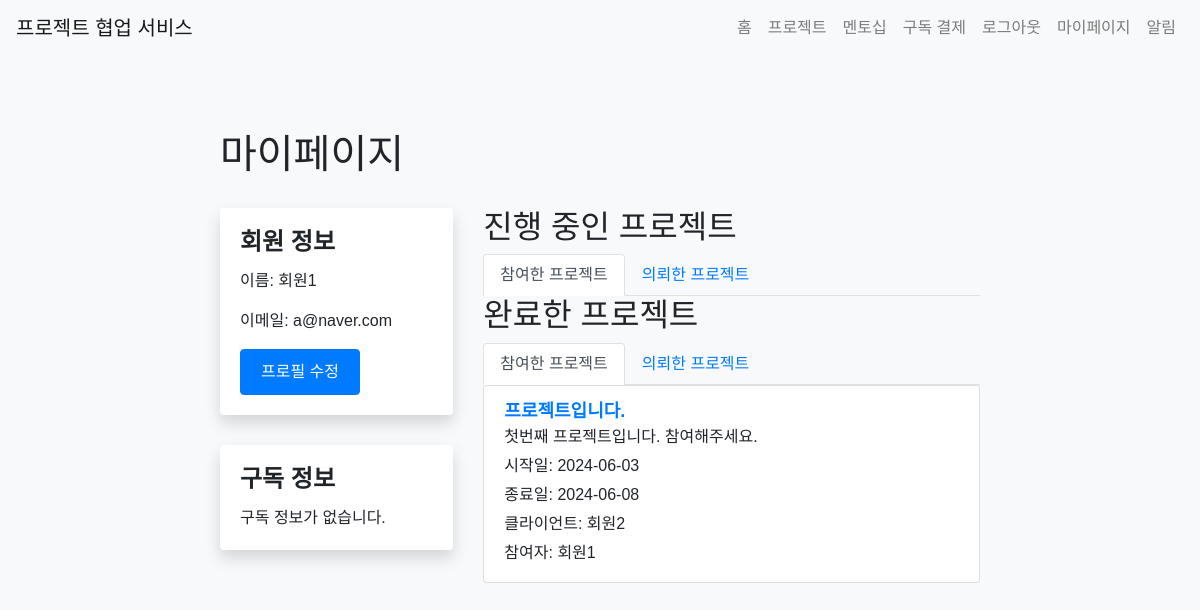
/mypage/ (signed in), run on an earlier commit of the app's database.
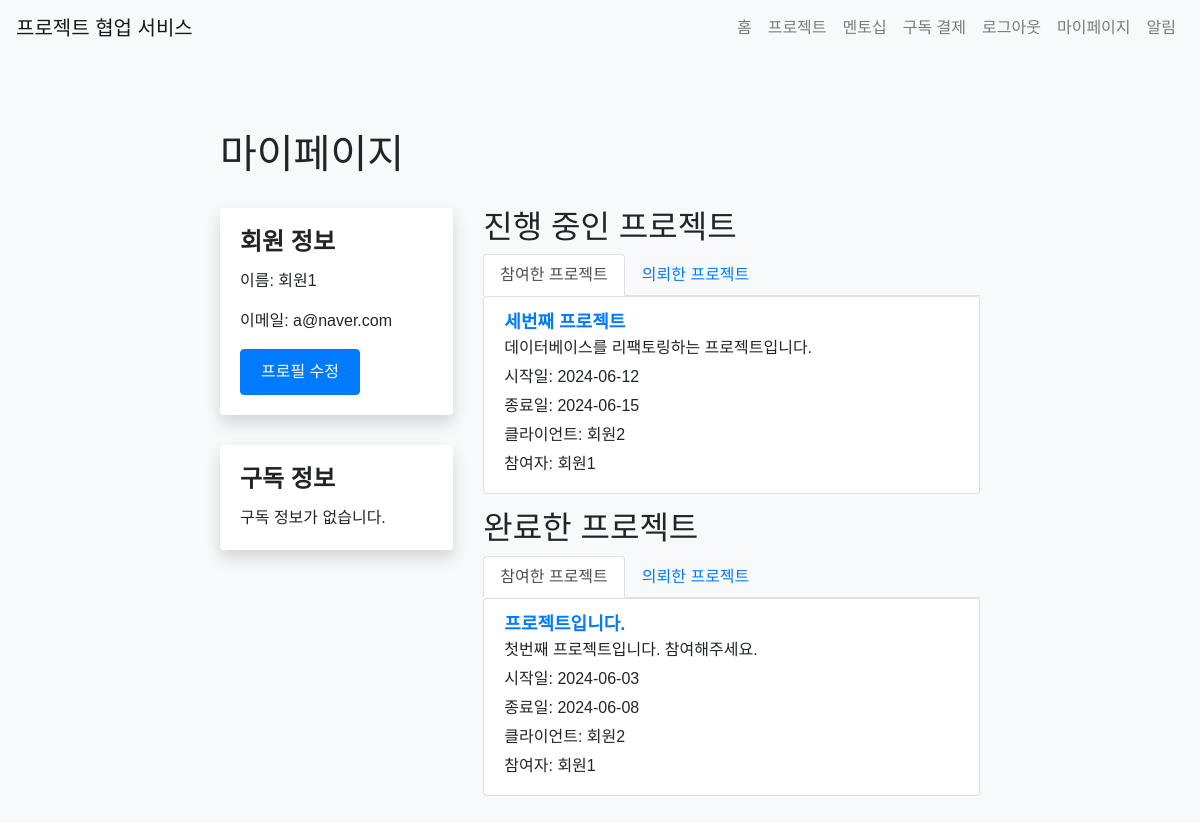
And on a later commit of the database.
### app/models.py (models this page shows)
class User(UserMixin, db.Model):
    id = db.Column(db.Integer, primary_key=True)
    name = db.Column(db.String(100), nullable=False)
    email = db.Column(db.String(120), unique=True, nullable=False)
    password = db.Column(db.String(255), nullable=False)
    bio = db.Column(db.Text)
    chat_rooms = db.relationship('ChatRoom', secondary='chat_room_participant', back_populates='participants', overlaps="chat_room_participants")
    chat_room_participants = db.relationship('ChatRoomParticipant', back_populates='user', overlaps="chat_rooms,participants")
    notifications = db.relationship('Notification', back_populates='user', lazy=True)
    projects = db.relationship('Project', secondary='project_participant', back_populates='participants', overlaps="project_participants")
    subscription = db.relationship('Subscription', back_populates='subscriber', uselist=False)
    created_projects = db.relationship('Project', back_populates='client', lazy=True, foreign_keys='Project.client_id')
    mentees = db.relationship('User',
                              secondary=mentorship_mentor,
                              primaryjoin=(mentorship_mentor.c.mentor_id == id),
                              secondaryjoin=(mentorship_mentor.c.mentee_id == id),
                              backref=db.backref('mentors', lazy='dynamic'),
                              lazy='dynamic')
    pending_mentees = db.relationship('User',
                                    secondary=mentorship_mentee,
                                    primaryjoin=(mentorship_mentee.c.mentor_id == id),
                                    secondaryjoin=(mentorship_mentee.c.mentee_id == id),
                                    backref=db.backref('pending_mentors', lazy='dynamic'),
                                    lazy='dynamic')
    project_participants = db.relationship('ProjectParticipant', back_populates='user', lazy=True, overlaps="projects")

class Project(db.Model):
    id = db.Column(db.Integer, primary_key=True)
    title = db.Column(db.String(100), nullable=False)
    description = db.Column(db.Text, nullable=False)
    start_date = db.Column(db.Date, nullable=False)
    end_date = db.Column(db.Date, nullable=False)
    created_at = db.Column(db.DateTime, default=datetime.utcnow)
    client_id = db.Column(db.Integer, db.ForeignKey('user.id'), nullable=False)
    client = db.relationship('User', back_populates='created_projects')
    completed = db.Column(db.Boolean, default=False)
    participants = db.relationship('User', secondary='project_participant', back_populates='projects', overlaps="project_participants")
    project_participants = db.relationship('ProjectParticipant', back_populates='project', lazy=True, overlaps="participants,projects")
    overview = db.Column(db.Text)
    requirements = db.Column(db.Text)
    flowchart = db.Column(db.Text)
    timeline = db.Column(db.Text)

### app/views/mypage.py (the view)
@bp.route('/')
@login_required
def index():
    participating_projects = current_user.projects
    created_projects = current_user.created_projects
    return render_template('mypage/index.html', participating_projects=participating_projects, created_projects=created_projects)

### app/__init__.py (called while the page is built)
@login_manager.user_loader
def load_user(user_id):
    if user_id is not None:
        return User.query.get(int(user_id))
    return None

### app/templates/mypage/index.html (shortened to what this page needs)
{% extends 'base.html' %}
{% block content %}
<div class="container my-page">
  <h1>마이페이지</h1>
  <div class="row">
    <div class="col-md-4">
      <div class="card">
        <div class="card-body">
          <h2 class="card-title">회원 정보</h2>
          <p class="card-text">이름: {{ current_user.name }}</p>
          <p class="card-text">이메일: {{ current_user.email }}</p>
          <a href="{{ url_for('mypage.profile') }}" class="btn btn-primary">프로필 수정</a>
        </div>
      </div>
      <div class="card mt-4">
        <div class="card-body">
          <h2 class="card-title">구독 정보</h2>
          {% if current_user.subscription %}
          <p class="card-text">구독 시작일: {{ current_user.subscription.payment_date.strftime('%Y-%m-%d') }}</p>
          <p class="card-text">구독 종료일: {{ current_user.subscription.expiration_date.strftime('%Y-%m-%d') }}</p>
          {% else %}
          <p class="card-text">구독 정보가 없습니다.</p>
          {% endif %}
        </div>
      </div>
    </div>
    <div class="col-md-8">
      <h2>진행 중인 프로젝트</h2>
      <ul class="nav nav-tabs">
        <li class="nav-item">
          <a class="nav-link active" data-toggle="tab" href="#participating-projects">참여한 프로젝트</a>
        </li>
        <li class="nav-item">
          <a class="nav-link" data-toggle="tab" href="#created-projects">의뢰한 프로젝트</a>
        </li>
      </ul>
      <div class="tab-content">
        <div class="tab-pane fade show active" id="participating-projects">
          {% set ongoing_participating_projects = participating_projects|rejectattr('completed') %}
          {% if ongoing_participating_projects %}
          <ul class="list-group">
            {% for project in ongoing_participating_projects %}
            <li class="list-group-item">
              <a href="{{ url_for('project.detail', project_id=project.id) }}">{{ project.title }}</a>
              <p>{{ project.description }}</p>
              <p>시작일: {{ project.start_date.strftime('%Y-%m-%d') }}</p>
              <p>종료일: {{ project.end_date.strftime('%Y-%m-%d') }}</p>
              <p>클라이언트: {{ project.client.name }}</p>
              <p>참여자:
                {% for participant in project.participants %}
                  {{ participant.name }}{% if not loop.last %}, {% endif %}
                {% endfor %}
              </p>
            </li>
            {% endfor %}
          </ul>
          {% else %}
          <p>진행 중인 참여 프로젝트가 없습니다.</p>
          {% endif %}
        </div>
          {% set ongoing_created_projects = created_projects|rejectattr('completed') %}
      </div>
      <h2>완료한 프로젝트</h2>
      <ul class="nav nav-tabs">
        <li class="nav-item">
          <a class="nav-link active" data-toggle="tab" href="#completed-participating-projects">참여한 프로젝트</a>
        </li>
        <li class="nav-item">
          <a class="nav-link" data-toggle="tab" href="#completed-created-projects">의뢰한 프로젝트</a>
        </li>
      </ul>
      <div class="tab-content">
        <div class="tab-pane fade show active" id="completed-participating-projects">
          {% set completed_participating_projects = participating_projects|selectattr('completed') %}
          {% if completed_participating_projects %}
          <ul class="list-group">
            {% for project in completed_participating_projects %}
            <li class="list-group-item">
              <a href="{{ url_for('project.detail', project_id=project.id) }}">{{ project.title }}</a>
              <p>{{ project.description }}</p>
              <p>시작일: {{ project.start_date.strftime('%Y-%m-%d') }}</p>
              <p>종료일: {{ project.end_date.strftime('%Y-%m-%d') }}</p>
              <p>클라이언트: {{ project.client.name }}</p>
              <p>참여자:
                {% for participant in project.participants %}
                  {{ participant.name }}{% if not loop.last %}, {% endif %}
                {% endfor %}
              </p>
            </li>
            {% endfor %}
          </ul>
          {% else %}
          <p>완료한 참여 프로젝트가 없습니다.</p>
          {% endif %}
        </div>
          {% set completed_created_projects = created_projects|selectattr('completed') %}
      </div>
    </div>
  </div>
</div>
{% endblock %}

### app/templates/base.html (shortened to what this page needs)
<!DOCTYPE html>
<html lang="ko">
<head>
    <link rel="stylesheet" href="https://maxcdn.bootstrapcdn.com/bootstrap/4.5.2/css/bootstrap.min.css">
    <link rel="stylesheet" href="{{ url_for('static', filename='css/style.css') }}">
</head>
<body>
    <nav class="navbar navbar-expand-lg navbar-light bg-light">
        <a class="navbar-brand" href="/">프로젝트 협업 서비스</a>
        <div class="collapse navbar-collapse" id="navbarNav">
            <ul class="navbar-nav ml-auto">
                <li class="nav-item">
                    <a class="nav-link" href="{{ url_for('main.index') }}">홈</a>
                </li>
                <li class="nav-item">
                    <a class="nav-link" href="{{ url_for('project.list_projects') }}">프로젝트</a>
                </li>
                {% if current_user.is_authenticated %}
                <li class="nav-item">
                    <a class="nav-link" href="{{ url_for('mentorship.index') }}">멘토십</a>
                </li>
                <li class="nav-item">
                    <a class="nav-link" href="{{ url_for('payments.subscribe') }}">구독 결제</a>
                </li>
                <li class="nav-item">
                    <a class="nav-link" href="{{ url_for('auth.logout') }}">로그아웃</a>
                </li>
                <li class="nav-item">
                    <a class="nav-link" href="{{ url_for('mypage.index') }}">마이페이지</a>
                </li>
                <li class="nav-item">
                    <a class="nav-link" href="{{ url_for('notification.index') }}">
                        알림
                    </a>
                </li>
                {% endif %}
            </ul>
        </div>
    </nav>
    <div class="container mt-4">
        {% block content %}{% endblock %}
    </div>
</body>
</html>

### app/static/css/style.css (style rules this page uses)
body { font-family: Arial, sans-serif; background-color: #f8f9fa; margin: 0; padding: 0; }
.container { max-width: 800px; margin: 0 auto; padding: 20px; }
.btn { display: inline-block; padding: 10px 20px; background-color: #007bff; color: #fff; text-decoration: none; border-radius: 4px; cursor: pointer; }
.btn-primary { background-color: #007bff; }
.card { border: none; box-shadow: 0 0.5rem 1rem rgba(0, 0, 0, 0.15); }
.my-page { padding: 30px 0; }
.my-page h1 { margin-bottom: 30px; }
.my-page .card { margin-bottom: 30px; }
.my-page .card-title { font-size: 24px; font-weight: bold; }
.my-page .list-group-item { margin-bottom: 15px; }
.my-page .list-group-item a { font-size: 18px; font-weight: bold; }
.my-page .list-group-item p { margin-bottom: 5px; }

What changed in the data, as far as the page shows it:
now on this page (row edited): Project: title "세번째 프로젝트", description "데이터베이스를 리팩토링하는 프로젝트입니다.", start_date "2024-06-12", end_date "2024-06-15", client.name "회원2", User (name "회원1"), shown under "진행 중인 프로젝트"
